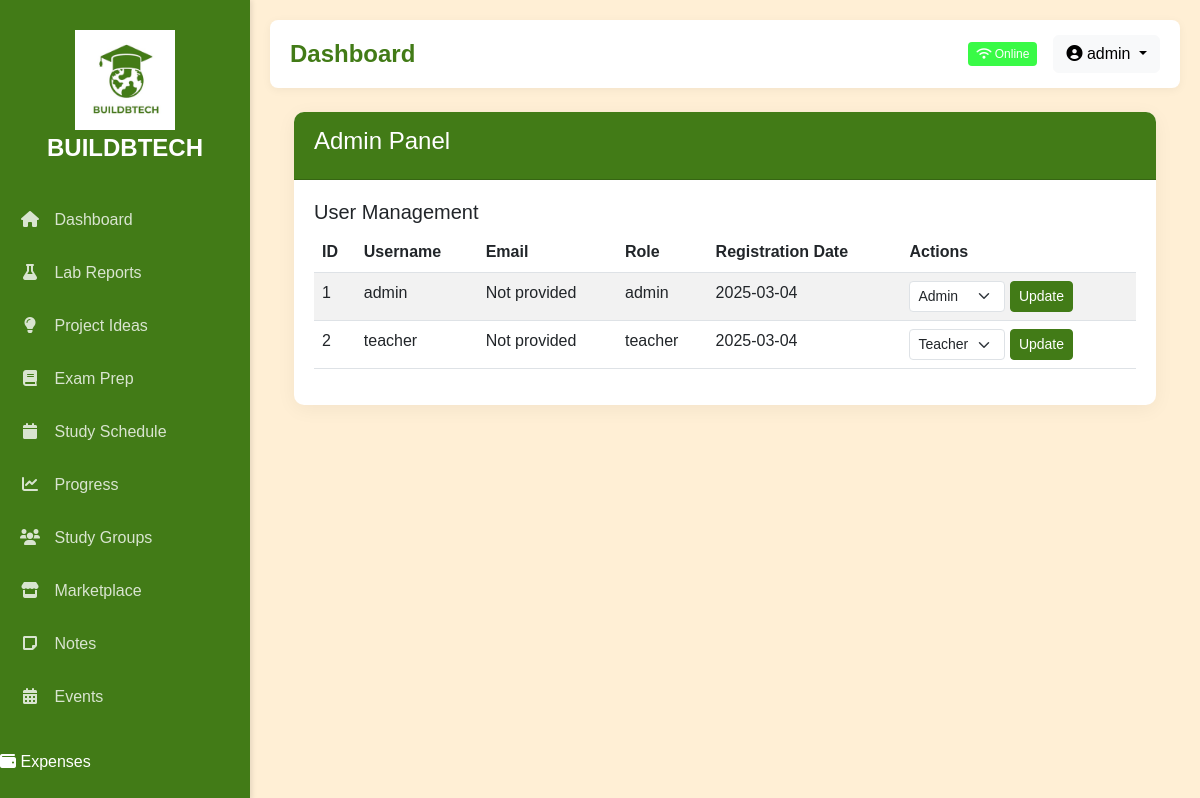
The app's page /admin (signed in), older data.
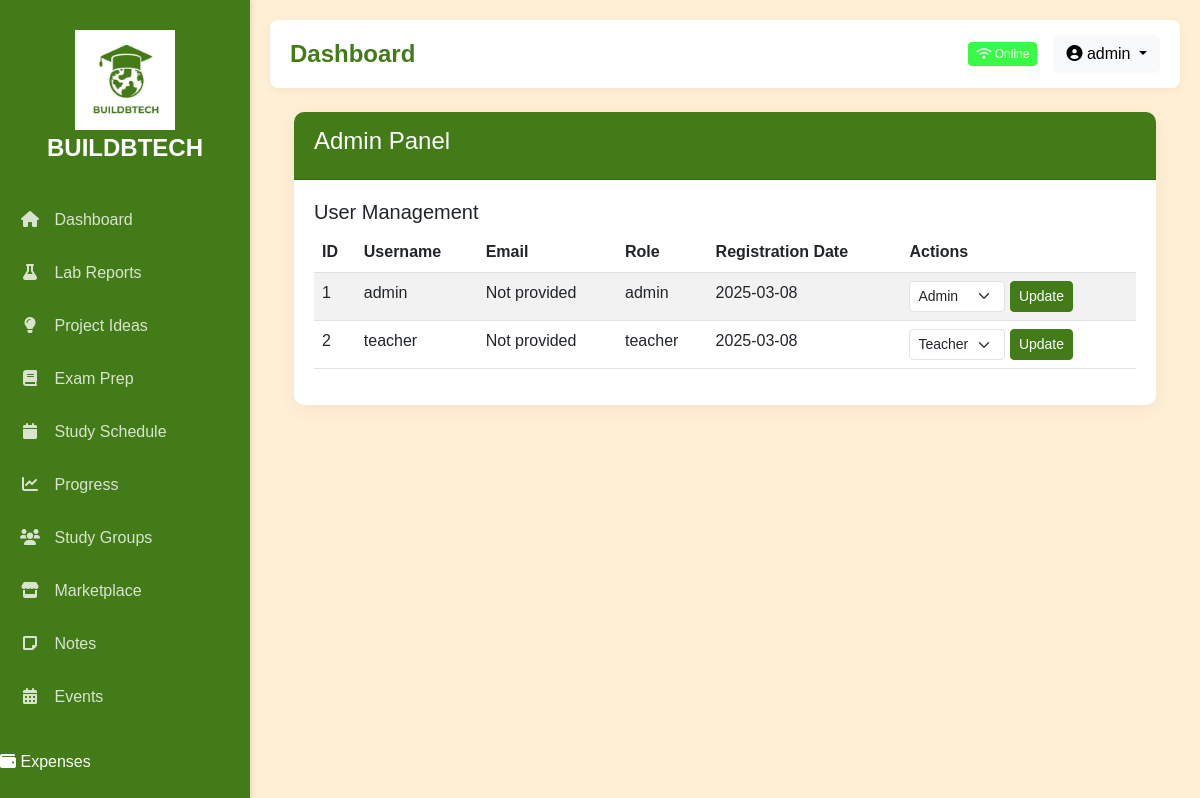
The same page, newer data.
### app.py (models this page shows)
class User(UserMixin, db.Model):
    id = db.Column(db.Integer, primary_key=True)
    username = db.Column(db.String(100), unique=True, nullable=False)
    password = db.Column(db.String(256), nullable=False)
    email = db.Column(db.String(100), nullable=True)
    role = db.Column(db.String(20), default='student')  # 'student', 'teacher', 'admin'
    profile_completed = db.Column(db.Boolean, default=False)
    created_at = db.Column(db.DateTime, default=db.func.current_timestamp())
    lab_reports = db.relationship('LabReport', backref='author', lazy=True)
    projects = db.relationship('Project', backref='owner', lazy=True)
    study_plans = db.relationship('StudyPlan', backref='user', lazy=True)
    expenses = db.relationship('Expense', backref='user', lazy=True)
    events = db.relationship('Event', backref='participants', lazy=True)
    notes = db.relationship('Note', backref='author', lazy=True)
    def is_admin(self):
        return self.role == 'admin'
    def is_teacher(self):
        return self.role == 'teacher' or self.role == 'admin'

### app.py (the view)
@app.route('/admin')
@login_required
def admin_panel():
    if not current_user.is_admin():
        flash('Access denied: Admin privileges required')
        return redirect(url_for('index'))
    users = User.query.all()
    return render_template('features/admin_panel.html', users=users)

### app.py (called while the page is built)
@login_manager.user_loader
def load_user(user_id):
    return User.query.get(int(user_id))

### templates/features/admin_panel.html (shortened to what this page needs)
{% extends 'base.html' %}
{% block content %}
<div class="container mt-4">
    <div class="row">
        <div class="col-12">
            <div class="card">
                <div class="card-header">
                    <h4>Admin Panel</h4>
                </div>
                <div class="card-body">
                    <h5>User Management</h5>
                    <div class="table-responsive">
                        <table class="table table-striped">
                            <thead>
                                <tr>
                                    <th>ID</th>
                                    <th>Username</th>
                                    <th>Email</th>
                                    <th>Role</th>
                                    <th>Registration Date</th>
                                    <th>Actions</th>
                                </tr>
                            </thead>
                            <tbody>
                                {% for user in users %}
                                <tr>
                                    <td>{{ user.id }}</td>
                                    <td>{{ user.username }}</td>
                                    <td>{{ user.email or 'Not provided' }}</td>
                                    <td>{{ user.role }}</td>
                                    <td>{{ user.created_at.strftime('%Y-%m-%d') }}</td>
                                    <td>
                                        <form action="{{ url_for('update_user_role', user_id=user.id) }}" method="post" class="d-inline">
                                            <select name="role" class="form-select form-select-sm d-inline w-auto">
                                                <option value="teacher" {% if user.role == 'teacher' %}selected{% endif %}>Teacher</option>
                                                <option value="admin" {% if user.role == 'admin' %}selected{% endif %}>Admin</option>
                                            </select>
                                            <button type="submit" class="btn btn-primary btn-sm">Update</button>
                                        </form>
                                    </td>
                                </tr>
                                {% endfor %}
                            </tbody>
                        </table>
                    </div>
                </div>
            </div>
        </div>
    </div>
</div>
{% endblock %}

### templates/base.html (shortened to what this page needs)
<!DOCTYPE html>
<html lang="en">
<head>
    <link href="https://cdn.jsdelivr.net/npm/bootstrap@5.3.0/dist/css/bootstrap.min.css" rel="stylesheet">
    <link rel="stylesheet" href="https://cdnjs.cloudflare.com/ajax/libs/font-awesome/6.0.0/css/all.min.css">
</head>
<body>
    <div class="sidebar" id="sidebar">
        <div class="logo">
            <img src="{{ url_for('static', filename='images/logo.ico') }}" alt="BUILDBTECH" style="max-width: 100%; max-height: 100px;">
            <span>BUILDBTECH</span>
        </div>
        <ul class="nav flex-column">
            <li>
                <a href="{{ url_for('index') }}" class="{{ 'active' if request.path == url_for('index') }}">
                    <i class="fas fa-home"></i> <span>Dashboard</span>
                </a>
            </li>
            <li>
                <a href="{{ url_for('lab_reports') }}" class="{{ 'active' if 'lab-reports' in request.path }}">
                    <i class="fas fa-flask"></i> <span>Lab Reports</span>
                </a>
            </li>
            <li>
                <a href="{{ url_for('project_ideas') }}" class="{{ 'active' if 'project-ideas' in request.path }}">
                    <i class="fas fa-lightbulb"></i> <span>Project Ideas</span>
                </a>
            </li>
            <li>
                <a href="{{ url_for('exam_prep') }}" class="{{ 'active' if 'exam-prep' in request.path }}">
                    <i class="fas fa-book"></i> <span>Exam Prep</span>
                </a>
            </li>
            <li>
                <a href="{{ url_for('schedule') }}" class="{{ 'active' if 'schedule' in request.path }}">
                    <i class="fas fa-calendar"></i> <span>Study Schedule</span>
                </a>
            </li>
            <li>
                <a href="{{ url_for('progress') }}" class="{{ 'active' if 'progress' in request.path }}">
                    <i class="fas fa-chart-line"></i> <span>Progress</span>
                </a>
            </li>
            <li>
                <a href="{{ url_for('study_groups') }}" class="{{ 'active' if 'study-groups' in request.path }}">
                    <i class="fas fa-users"></i> <span>Study Groups</span>
                </a>
            </li>
            <li>
                <a href="{{ url_for('marketplace') }}" class="{{ 'active' if 'marketplace' in request.path }}">
                    <i class="fas fa-store"></i> <span>Marketplace</span>
                </a>
            </li>
            <li>
                <a href="{{ url_for('notes') }}" class="{{ 'active' if 'notes' in request.path }}">
                    <i class="fas fa-sticky-note"></i> <span>Notes</span>
                </a>
            </li>
            <li>
                <a href="{{ url_for('events') }}" class="{{ 'active' if 'events' in request.path }}">
                    <i class="fas fa-calendar-alt"></i> <span>Events</span>
                </a>
            </li>
            <li>
                <a href="{{ url_for('expense_tracker') }}" class="{{ 'active' if 'expense-tracker' in request.path }}"></a>
                    <i class="fas fa-wallet"></i> <span>Expenses</span>
            </li>
        </ul>
    </div>
    <div class="content-container" id="content">
        <div class="top-bar">
            <div>
                <h1>{% block page_title %}Dashboard{% endblock %}</h1>
            </div>
            <div class="d-flex align-items-center">
                <span id="connection-status" class="online-badge me-3">
                </span>
                <div class="user-dropdown">
                    <div class="dropdown">
                        <button class="btn btn-light dropdown-toggle" type="button" id="userDropdown" data-bs-toggle="dropdown" aria-expanded="false">
                            <i class="fas fa-user-circle"></i> {{ current_user.username }}
                        </button>
                    </div>
                </div>
            </div>
        </div>
        <div class="container-fluid">
            {% block content %}{% endblock %}
        </div>
    </div>
</body>
</html>

Row changes from the older to the newer data that the page shows:
changed User "admin": created_at "2025-03-04" → "2025-03-08"
changed User "teacher": created_at "2025-03-04" → "2025-03-08"
